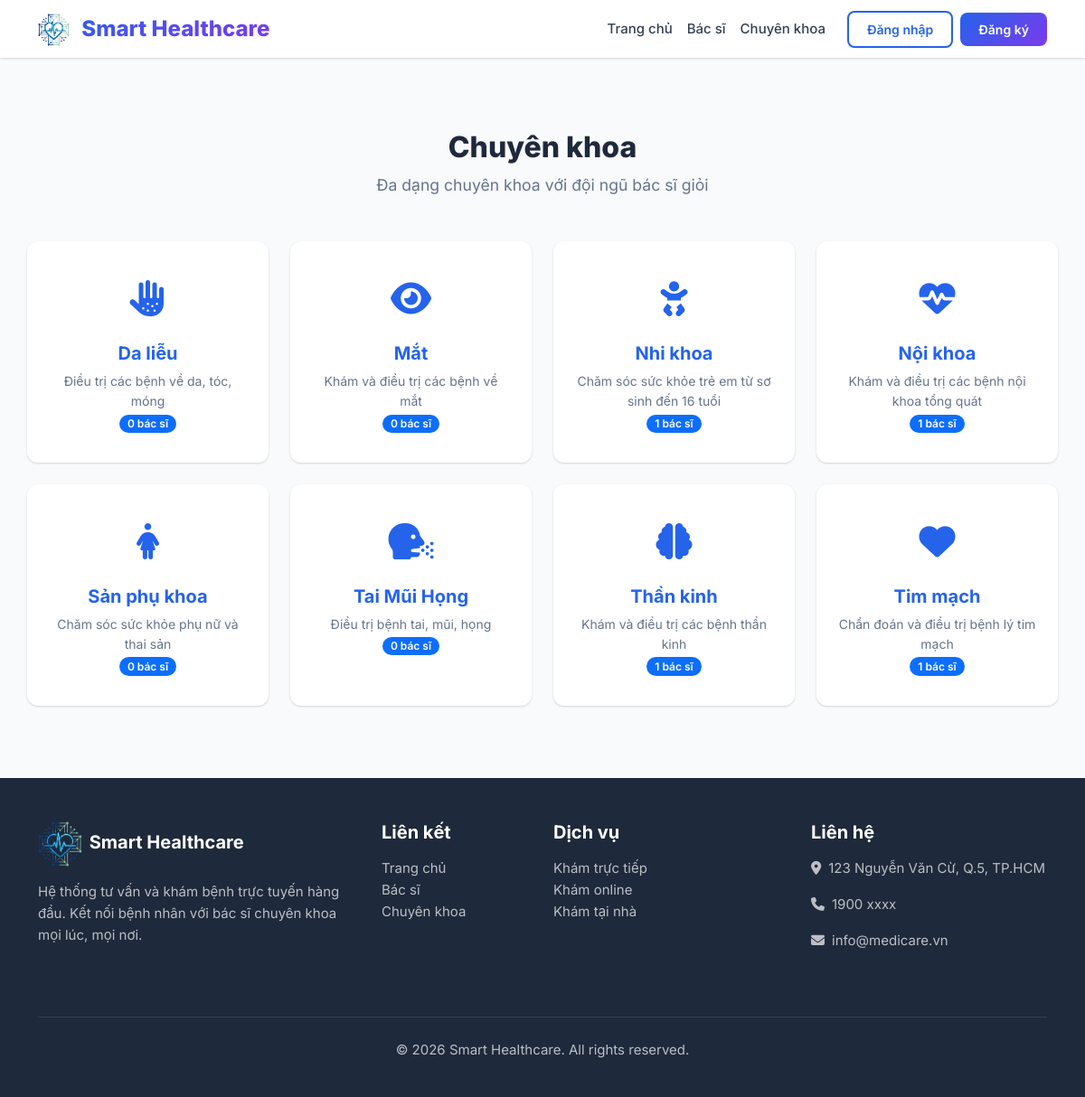
/chuyen-khoa, run on the app's committed database.
### tables this page shows
CREATE TABLE specialties (
    id INT AUTO_INCREMENT PRIMARY KEY,
    name VARCHAR(255) NOT NULL,
    description TEXT DEFAULT NULL,
    icon VARCHAR(100) DEFAULT 'fas fa-stethoscope',
    status ENUM('active','inactive') DEFAULT 'active',
    created_at TIMESTAMP DEFAULT CURRENT_TIMESTAMP,
    updated_at TIMESTAMP DEFAULT CURRENT_TIMESTAMP ON UPDATE CURRENT_TIMESTAMP
);

### app/controllers/HomeController.php (called while the page is built, shortened)
<?php
class HomeController extends Controller
{
    public function specialties(): void
    {
        $specialtyModel = new Specialty();
        $this->view('home/specialties', [
            'title'       => 'Chuyên khoa',
            'specialties' => $specialtyModel->withDoctorCount(),
        ]);
    }
}

### public/index.php (called while the page is built, shortened)
<?php
require_once dirname(__DIR__) . '/config/app.php';
require_once APP_PATH . '/helpers/functions.php';
$url = isset($_GET['url']) ? rtrim($_GET['url'], '/') : '';
$router = new Router();
$router->dispatch($url);

### app/core/Model.php (called while the page is built, shortened)
<?php
class Model
{
    protected static ?PDO $db = null;
    public static function setDatabase(PDO $pdo): void
    {
        self::$db = $pdo;
    }
    protected function db(): PDO
    {
        return self::$db;
    }
    public function query(string $sql, array $params = []): array
    {
        $stmt = $this->db()->prepare($sql);
        $stmt->execute($params);
        return $stmt->fetchAll();
    }
}

### app/models/Specialty.php (called while the page is built, shortened)
<?php
class Specialty extends Model
{
    public function withDoctorCount(): array
    {
        return $this->query(
            "SELECT s.*, COUNT(d.id) as doctor_count
             FROM specialties s
             LEFT JOIN doctors d ON s.id = d.specialty_id AND d.status = 'active'
             WHERE s.status = 'active'
             GROUP BY s.id
             ORDER BY s.name ASC"
        );
    }
}

### app/helpers/functions.php (called while the page is built, shortened)
<?php
function e(?string $value): string
{
    return htmlspecialchars($value ?? '', ENT_QUOTES, 'UTF-8');
}
function url(string $path = ''): string
{
    return BASE_URL . $path;
}
function truncate(string $text, int $length = 100): string
{
    if (mb_strlen($text) <= $length) return e($text);
    return e(mb_substr($text, 0, $length)) . '...';
}

### app/views/home/specialties.php (the view)
<div class="container section">
    <div class="text-center mb-5">
        <h2 class="section-title">Chuyên khoa</h2>
        <p class="section-subtitle">Đa dạng chuyên khoa với đội ngũ bác sĩ giỏi</p>
    </div>
    <div class="row g-4">
        <?php foreach ($specialties as $spec): ?>
        <div class="col-6 col-md-4 col-lg-3">
            <a href="<?= url('/bac-si?specialty=' . $spec['id']) ?>" class="text-decoration-none">
                <div class="specialty-card h-100">
                    <div class="icon"><i class="<?= e($spec['icon']) ?>"></i></div>
                    <h5><?= e($spec['name']) ?></h5>
                    <p><?= truncate($spec['description'] ?? '', 60) ?></p>
                    <span class="badge bg-primary"><?= $spec['doctor_count'] ?? 0 ?> bác sĩ</span>
                </div>
            </a>
        </div>
        <?php endforeach; ?>
    </div>
</div>

### app/core/Router.php (shortened to what this page needs)
<?php
class Router
{
    private array $routes = [];
    private function addRoute(string $method, string $uri, string $action): void
    {
        $pattern = preg_replace('/\{([a-zA-Z_]+)\}/', '(?P<$1>[^/]+)', $uri);
        $pattern = '#^' . $pattern . '$#';
        $this->routes[] = [
            'method'  => $method,
            'pattern' => $pattern,
            'action'  => $action,
        ];
    }
    public function dispatch(string $url): void
    {
        foreach ($this->routes as $route) {
            if (preg_match($route['pattern'], $url, $matches)) {
                $params = array_filter($matches, 'is_string', ARRAY_FILTER_USE_KEY);
                [$controllerName, $actionName] = explode('@', $route['action']);
                $controller = new $controllerName();
                call_user_func_array([$controller, $actionName], $params);
                return;
            }
        }
    }
}

### assets/css/style.css (style rules this page uses)
:root { --primary: #2563eb; --primary-dark: #1d4ed8; --primary-light: #dbeafe; --accent: #10b981; --accent-dark: #059669; --danger: #ef4444; --warning: #f59e0b; --info: #06b6d4; --dark: #1e293b; --dark-2: #334155; --gray: #64748b; --gray-light: #94a3b8; --light: #f1f5f9; --lighter: #f8fafc; --white: #ffffff; --shadow: 0 1px 3px rgba(0,0,0,.1), 0 1px 2px rgba(0,0,0,.06); --shadow-md: 0 4px 6px rgba(0,0,0,.07), 0 2px 4px rgba(0,0,0,.06); --shadow-lg: 0 10px 15px rgba(0,0,0,.1), 0 4px 6px rgba(0,0,0,.05); --radius: 0.75rem; --radius-sm: 0.5rem; --sidebar-width: 260px; --topbar-height: 64px; --transition: all 0.3s ease; --font: 'Inter', -apple-system, BlinkMacSystemFont, sans-serif; --gradient-primary: linear-gradient(135deg, #2563eb 0%, #7c3aed 100%); --gradient-accent: linear-gradient(135deg, #10b981 0%, #06b6d4 100%); --gradient-hero: linear-gradient(135deg, #1e3a8a 0%, #7c3aed 50%, #2563eb 100%); }
* { margin: 0; padding: 0; box-sizing: border-box; }
body { font-family: var(--font); font-size: 0.9375rem; color: var(--dark); background: var(--lighter); line-height: 1.6; -webkit-font-smoothing: antialiased; }
a { color: var(--primary); text-decoration: none; transition: var(--transition); }
.section { padding: 5rem 0; }
.section-title { font-size: 2rem; font-weight: 800; color: var(--dark); margin-bottom: 0.5rem; }
.section-subtitle { color: var(--gray); font-size: 1.1rem; margin-bottom: 3rem; }
.specialty-card { text-align: center; padding: 2rem 1.5rem; border-radius: var(--radius); background: var(--white); box-shadow: var(--shadow); transition: var(--transition); cursor: pointer; }
.specialty-card .icon { font-size: 2.5rem; color: var(--primary); margin-bottom: 1rem; }
.specialty-card h5 { font-weight: 700; margin-bottom: 0.5rem; }
.specialty-card p { color: var(--gray); font-size: 0.875rem; margin: 0; }
.badge { font-weight: 600; font-size: 0.75rem; padding: 0.35em 0.75em; border-radius: 50px; }

### data on the page
specialties: name "Da liễu", description "Điều trị các bệnh về da, tóc, móng", doctor_count "0"
specialties: name "Mắt", description "Khám và điều trị các bệnh về mắt", doctor_count "0"
specialties: name "Nhi khoa", description "Chăm sóc sức khỏe trẻ em từ sơ sinh đến 16 tuổi", doctor_count "1"
specialties: name "Nội khoa", description "Khám và điều trị các bệnh nội khoa tổng quát", doctor_count "1"
specialties: name "Sản phụ khoa", description "Chăm sóc sức khỏe phụ nữ và thai sản", doctor_count "0"
specialties: name "Tai Mũi Họng", description "Điều trị bệnh tai, mũi, họng", doctor_count "0"
specialties: name "Thần kinh", description "Khám và điều trị các bệnh thần kinh", doctor_count "1"
specialties: name "Tim mạch", description "Chẩn đoán và điều trị bệnh lý tim mạch", doctor_count "1"
